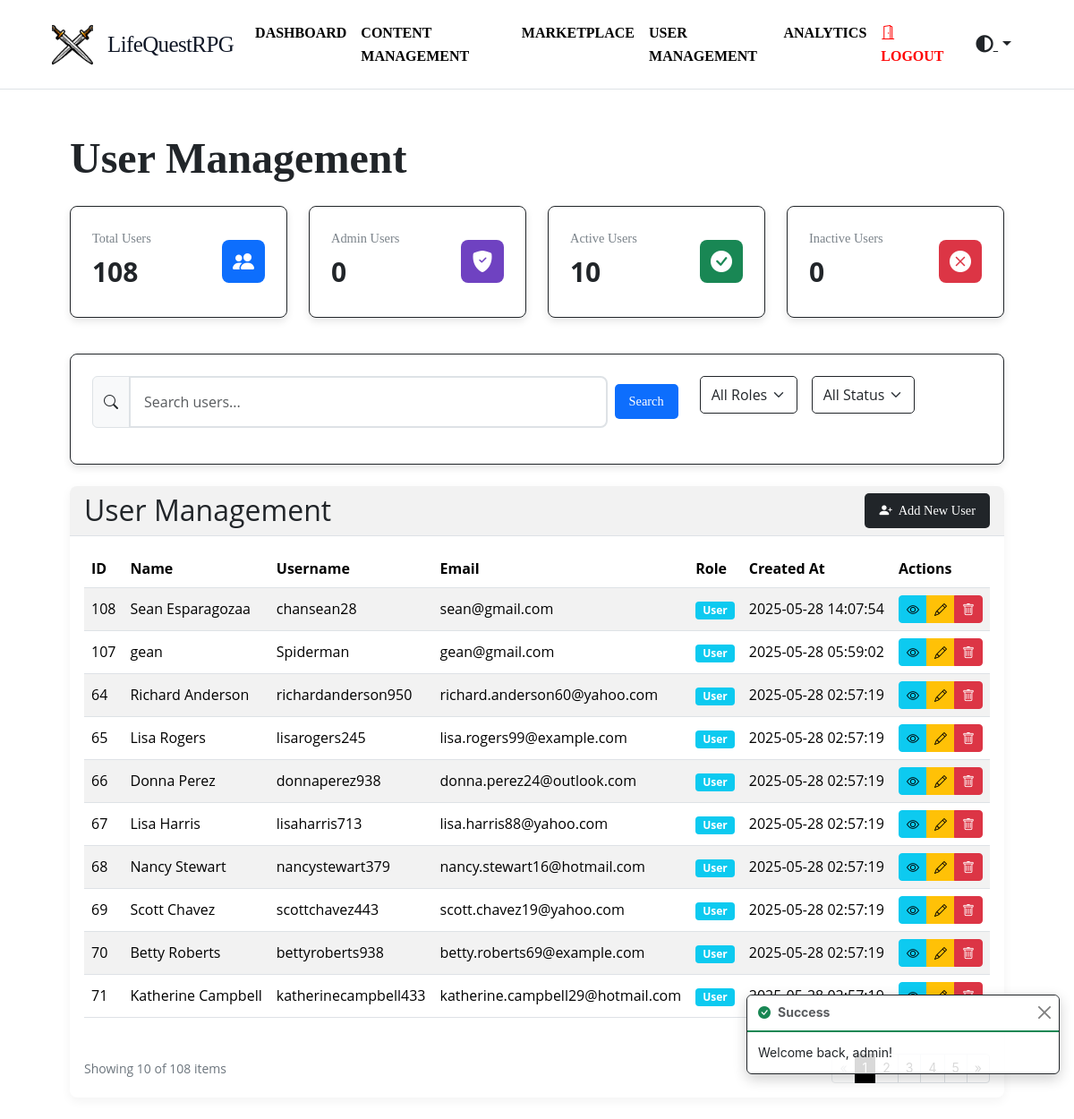
The app's page /admin/users (signed in) with its own data.
### tables this page shows
CREATE TABLE `users` (
  `id` int NOT NULL,
  `email` varchar(255) NOT NULL,
  `username` varchar(50) DEFAULT NULL,
  `password` varchar(255) NOT NULL,
  `name` varchar(255) DEFAULT NULL,
  `role` enum('admin','user') DEFAULT 'user',
  `created_at` timestamp NULL DEFAULT CURRENT_TIMESTAMP,
  `updated_at` timestamp NULL DEFAULT CURRENT_TIMESTAMP ON UPDATE CURRENT_TIMESTAMP,
  `coins` int DEFAULT '0',
  `character_created` tinyint(1) DEFAULT '0' COMMENT 'Tracks if character setup is complete',
  `email_notifications` tinyint(1) DEFAULT '1',
  `task_reminders` tinyint(1) DEFAULT '1',
  `achievement_alerts` tinyint(1) DEFAULT '1',
  `theme` varchar(20) DEFAULT 'light',
  `color_scheme` varchar(20) DEFAULT 'default'
);

### app/Views/admin/user_management.php (the view, shortened to what the rows shown need)
<div id="pagination-content">
  <div class="admin-dashboard">
    <div class="container-fluid">
      <div class="d-flex justify-content-between align-items-center">
        <h1 class="display-5 fw-bold mb-4 fade-in" style="font-family: 'Pixelify Sans', serif;">User Management</h1>
      </div>
      <div class="card">
        <div class="card-header">
          <div class="d-flex justify-content-between align-items-center">
            <h2 class="mb-0"><?= $title ?? 'User Management' ?></h2>
          </div>
        </div>
        <div class="card-body">
          <?php if (empty($users)): ?>
            <div class="alert alert-info">No users found.</div>
          <?php else: ?>
            <div class="table-responsive">
              <table class="table table-striped table-hover">
                <thead>
                  <tr>
                    <th>ID</th>
                    <th>Name</th>
                    <th>Username</th>
                    <th>Email</th>
                    <th>Role</th>
                    <th>Created At</th>
                    <th>Actions</th>
                  </tr>
                </thead>
                <tbody>
                  <?php foreach ($users as $user): ?>
                    <tr>
                      <td><?= $user['id'] ?></td>
                      <td><?= htmlspecialchars($user['name']) ?></td>
                      <td><?= htmlspecialchars($user['username'] ?? $user['name']) ?></td>
                      <td><?= htmlspecialchars($user['email']) ?></td>
                      <td>
                        <?php if (isset($user['role']) && $user['role'] === 'admin'): ?>
                          <span class="badge bg-danger">Admin</span>
                        <?php else: ?>
                          <span class="badge bg-info">User</span>
                        <?php endif; ?>
                      </td>
                      <td><?= isset($user['created_at']) ? \App\Core\Helpers::formatDate($user['created_at']) : '-' ?></td>
                      <td>
                        <div class="btn-group" role="group">
                          <button type="button" class="btn btn-sm btn-info show-user-btn" data-bs-toggle="modal"
                            data-bs-target="#showUserModal" data-user-id="<?= $user['id'] ?>"
                            data-user-name="<?= htmlspecialchars($user['name']) ?>"
                            data-user-username="<?= htmlspecialchars($user['username'] ?? $user['name']) ?>"
                            data-user-email="<?= htmlspecialchars($user['email']) ?>"
                            data-user-role="<?= $user['role'] ?? 'user' ?>"
                            data-user-created="<?= isset($user['created_at']) ? \App\Core\Helpers::formatDate($user['created_at']) : '-' ?>">
                            <i class="bi bi-eye"></i>
                          </button>
                          <button type="button" class="btn btn-sm btn-warning edit-user-btn" data-bs-toggle="modal"
                            data-bs-target="#editUserModal" data-user-id="<?= $user['id'] ?>"
                            data-user-name="<?= htmlspecialchars($user['name']) ?>"
                            data-user-username="<?= htmlspecialchars($user['username'] ?? $user['name']) ?>"
                            data-user-email="<?= htmlspecialchars($user['email']) ?>"
                            data-user-role="<?= $user['role'] ?? 'user' ?>">
                            <i class="bi bi-pencil"></i>
                          </button>
                          <button type="button" class="btn btn-sm btn-danger delete-user-btn" data-bs-toggle="modal"
                            data-bs-target="#deleteUserModal" data-user-id="<?= $user['id'] ?>"
                            data-user-name="<?= htmlspecialchars($user['name']) ?>">
                            <i class="bi bi-trash"></i>
                          </button>
                        </div>
                      </td>
                    </tr>
                  <?php endforeach; ?>
                </tbody>
              </table>
            </div> <?php endif; ?>
        </div>
      </div>
    </div>
  </div>
</div>

### records on screen
users: id "108", name "Sean Esparagozaa", username "chansean28", email "sean@gmail.com", role "User", created_at "2025-05-28 14:07:54"
users: id "107", name "gean", username "Spiderman", email "gean@gmail.com", role "User", created_at "2025-05-28 05:59:02"
users: id "64", name "Richard Anderson", username "richardanderson950", email "richard.anderson60@yahoo.com", role "User", created_at "2025-05-28 02:57:19"
users: id "65", name "Lisa Rogers", username "lisarogers245", email "lisa.rogers99@example.com", role "User", created_at "2025-05-28 02:57:19"
users: id "66", name "Donna Perez", username "donnaperez938", email "donna.perez24@outlook.com", role "User", created_at "2025-05-28 02:57:19"
users: id "67", name "Lisa Harris", username "lisaharris713", email "lisa.harris88@yahoo.com", role "User", created_at "2025-05-28 02:57:19"
users: id "68", name "Nancy Stewart", username "nancystewart379", email "nancy.stewart16@hotmail.com", role "User", created_at "2025-05-28 02:57:19"
users: id "69", name "Scott Chavez", username "scottchavez443", email "scott.chavez19@yahoo.com", role "User", created_at "2025-05-28 02:57:19"
users: id "70", name "Betty Roberts", username "bettyroberts938", email "betty.roberts69@example.com", role "User", created_at "2025-05-28 02:57:19"
users: id "71", name "Katherine Campbell", username "katherinecampbell433", email "katherine.campbell29@hotmail.com", role "User"

### other values on screen
$paginator->getPageInfo()['totalItems'] "108"
$adminCount "0"
$activeCount "10"
$inactiveCount "0"
$title "User Management"
count($items) "10"
$pagination['totalItems'] "108"
$_SESSION['success'] "Welcome back, admin!"
